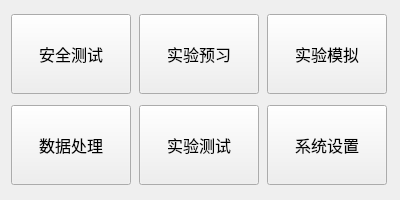
<?xml version="1.0" encoding="UTF-8"?>
<ui version="4.0">
 <class>Student</class>
 <widget class="QMainWindow" name="Student">
  <property name="geometry">
   <rect>
    <x>0</x>
    <y>0</y>
    <width>400</width>
    <height>200</height>
   </rect>
  </property>
  <property name="windowTitle">
   <string>CEESS-学生</string>
  </property>
  <widget class="QWidget" name="centralwidget">
   <layout class="QGridLayout" name="gridLayout">
    <item row="0" column="0">
     <widget class="QPushButton" name="btnSafetyTest">
      <property name="sizePolicy">
       <sizepolicy hsizetype="Fixed" vsizetype="Fixed">
        <horstretch>0</horstretch>
        <verstretch>0</verstretch>
       </sizepolicy>
      </property>
      <property name="minimumSize">
       <size>
        <width>120</width>
        <height>80</height>
       </size>
      </property>
      <property name="font">
       <font>
        <pointsize>12</pointsize>
       </font>
      </property>
      <property name="text">
       <string>安全测试</string>
      </property>
     </widget>
    </item>
    <item row="0" column="1">
     <widget class="QPushButton" name="btnPreparing">
      <property name="sizePolicy">
       <sizepolicy hsizetype="Fixed" vsizetype="Fixed">
        <horstretch>0</horstretch>
        <verstretch>0</verstretch>
       </sizepolicy>
      </property>
      <property name="minimumSize">
       <size>
        <width>120</width>
        <height>80</height>
       </size>
      </property>
      <property name="font">
       <font>
        <pointsize>12</pointsize>
       </font>
      </property>
      <property name="text">
       <string>实验预习</string>
      </property>
     </widget>
    </item>
    <item row="0" column="2">
     <widget class="QPushButton" name="btnSimulator">
      <property name="sizePolicy">
       <sizepolicy hsizetype="Fixed" vsizetype="Fixed">
        <horstretch>0</horstretch>
        <verstretch>0</verstretch>
       </sizepolicy>
      </property>
      <property name="minimumSize">
       <size>
        <width>120</width>
        <height>80</height>
       </size>
      </property>
      <property name="font">
       <font>
        <pointsize>12</pointsize>
       </font>
      </property>
      <property name="text">
       <string>实验模拟</string>
      </property>
     </widget>
    </item>
    <item row="1" column="0">
     <widget class="QPushButton" name="btnDataProcess">
      <property name="sizePolicy">
       <sizepolicy hsizetype="Fixed" vsizetype="Fixed">
        <horstretch>0</horstretch>
        <verstretch>0</verstretch>
       </sizepolicy>
      </property>
      <property name="minimumSize">
       <size>
        <width>120</width>
        <height>80</height>
       </size>
      </property>
      <property name="font">
       <font>
        <pointsize>12</pointsize>
       </font>
      </property>
      <property name="text">
       <string>数据处理</string>
      </property>
     </widget>
    </item>
    <item row="1" column="1">
     <widget class="QPushButton" name="btnExpTest">
      <property name="sizePolicy">
       <sizepolicy hsizetype="Fixed" vsizetype="Fixed">
        <horstretch>0</horstretch>
        <verstretch>0</verstretch>
       </sizepolicy>
      </property>
      <property name="minimumSize">
       <size>
        <width>120</width>
        <height>80</height>
       </size>
      </property>
      <property name="font">
       <font>
        <pointsize>12</pointsize>
       </font>
      </property>
      <property name="text">
       <string>实验测试</string>
      </property>
     </widget>
    </item>
    <item row="1" column="2">
     <widget class="QPushButton" name="btnSetting">
      <property name="sizePolicy">
       <sizepolicy hsizetype="Fixed" vsizetype="Fixed">
        <horstretch>0</horstretch>
        <verstretch>0</verstretch>
       </sizepolicy>
      </property>
      <property name="minimumSize">
       <size>
        <width>120</width>
        <height>80</height>
       </size>
      </property>
      <property name="font">
       <font>
        <pointsize>12</pointsize>
       </font>
      </property>
      <property name="text">
       <string>系统设置</string>
      </property>
     </widget>
    </item>
   </layout>
  </widget>
 </widget>
 <resources/>
 <connections/>
</ui>
